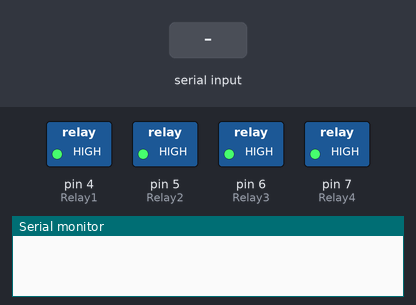
Simulated run of this sketch. Board: Arduino Uno, built with avr-gcc and run on an emulated ATmega328P. Shown: switched loads named in the sketch (green lamp = pin HIGH), the last lines printed to the serial monitor. The test bench sets the inputs (shaded band).

Above: at 1.2 s.
1.3 s: "relay1" received over the second serial link
At 2.1 s:
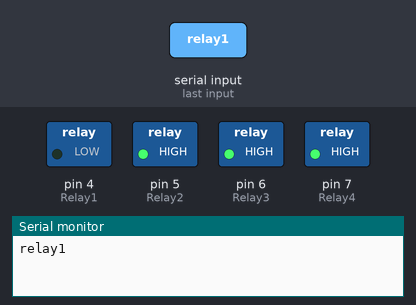
2.8 s: "relay2" received over the second serial link
At 3.2 s:
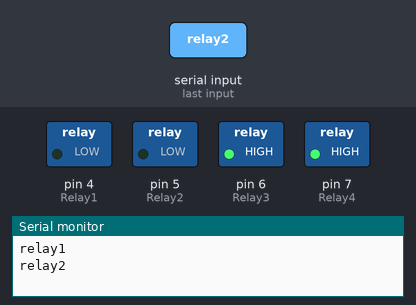
4.3 s: "relay3" received over the second serial link
At 5.5 s:
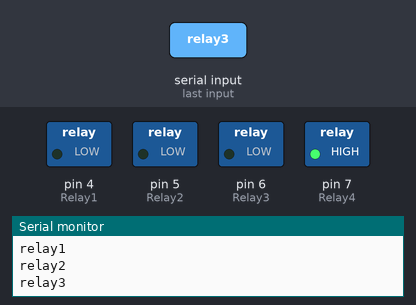
5.8 s: "relay4" received over the second serial link
At 6.7 s:
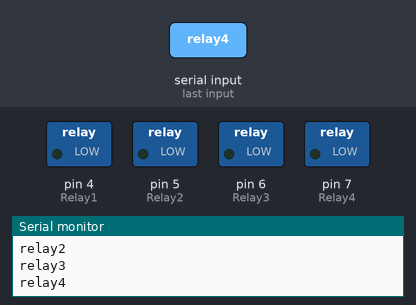
7.3 s: "relay1" received over the second serial link
At 7.8 s:
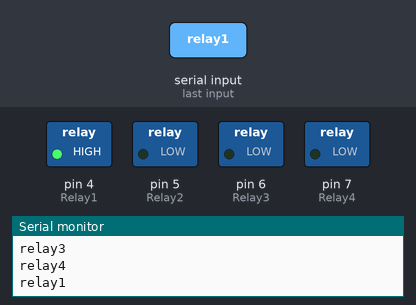
8.8 s: "relay2" received over the second serial link
At 10.2 s:
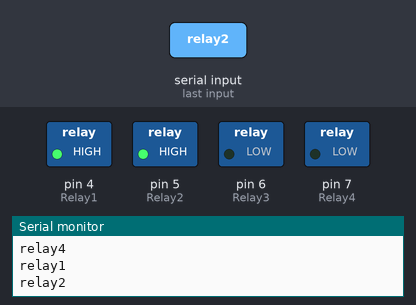
Timing chart, 0 to 11.3 s (numbered marks = the images above; inputs shaded):
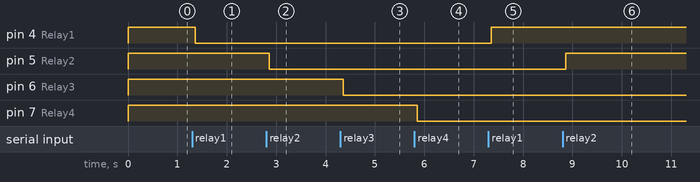

The sketch:

homeautomation.ino
```cpp
 //This is written by Alok Shaw, author of www.roboshala.com. Anyone one is free to use and modify the code.
 //  Visit : www.roboshala.com for more info.
#include<SoftwareSerial.h>
SoftwareSerial BT(10,12); // Connect Tx to pin 10 and Rx to pin 11 of HC-05/HC-06
String readData;          // String for storing data send from the Bluetooth device
int Relay1=4;
int Relay2=5;
int Relay3=6;
int Relay4=7;
int val1=0;
int val2=0;
int val3=0;
int val4=0;
void setup()
{
BT.begin(9600);
Serial.begin(9600);
 pinMode(Relay1,OUTPUT);
 pinMode(Relay2,OUTPUT);
 pinMode(Relay3,OUTPUT);
 pinMode(Relay4,OUTPUT);
 digitalWrite(Relay1,HIGH);
 digitalWrite(Relay2,HIGH);
 digitalWrite(Relay3,HIGH);
 digitalWrite(Relay4,HIGH);
}
void loop()
{
while (BT.available())
  {
    delay(10);
    char c=BT.read();
    readData +=c;
  }
  if(readData.length()>0)
{
      Serial.println(readData);

  if (readData=="relay1")
  {
    val1=digitalRead(Relay1);
    if(val1==0)
    {
      digitalWrite(Relay1,HIGH);
      val1=1;
    }
    else
    {
      digitalWrite(Relay1,LOW);
      val1=0;
    }
    delay(200);
  }

  if (readData=="relay2")
  {
    val2=digitalRead(Relay2);
    if(val2==0)
    {
      digitalWrite(Relay2,HIGH);
      val2=1;
    }
    else
    {
      digitalWrite(Relay2,LOW);
      val2=0;
    }
    delay(200);
   }

    if (readData=="relay3")
  {
    val3=digitalRead(Relay3);
    if(val3==0)
    {
      digitalWrite(Relay3,HIGH);
      val3=1;
    }
    else
     {
      digitalWrite(Relay3,LOW);
      val3=0;
     }
      delay(200);
   }

    if (readData=="relay4")
  {
    val4=digitalRead(Relay4);
    if(val4==0)
    {
      digitalWrite(Relay4,HIGH);
      val4=1;
    }
    else
    {
      digitalWrite(Relay4,LOW);
      val4=0;
    }
    delay(200);
   }
   readData="";
}

}
```

Measured:
- after the input at 1.3 s, pin 4 (Relay1): HIGH → LOW after 0.06 s
- after the input at 2.8 s, pin 5 (Relay2): HIGH → LOW after 0.06 s
- after the input at 4.3 s, pin 6 (Relay3): HIGH → LOW after 0.06 s
- after the input at 5.8 s, pin 7 (Relay4): HIGH → LOW after 0.06 s
- after the input at 7.3 s, pin 4 (Relay1): LOW → HIGH after 0.06 s
- after the input at 8.8 s, pin 5 (Relay2): LOW → HIGH after 0.06 s
